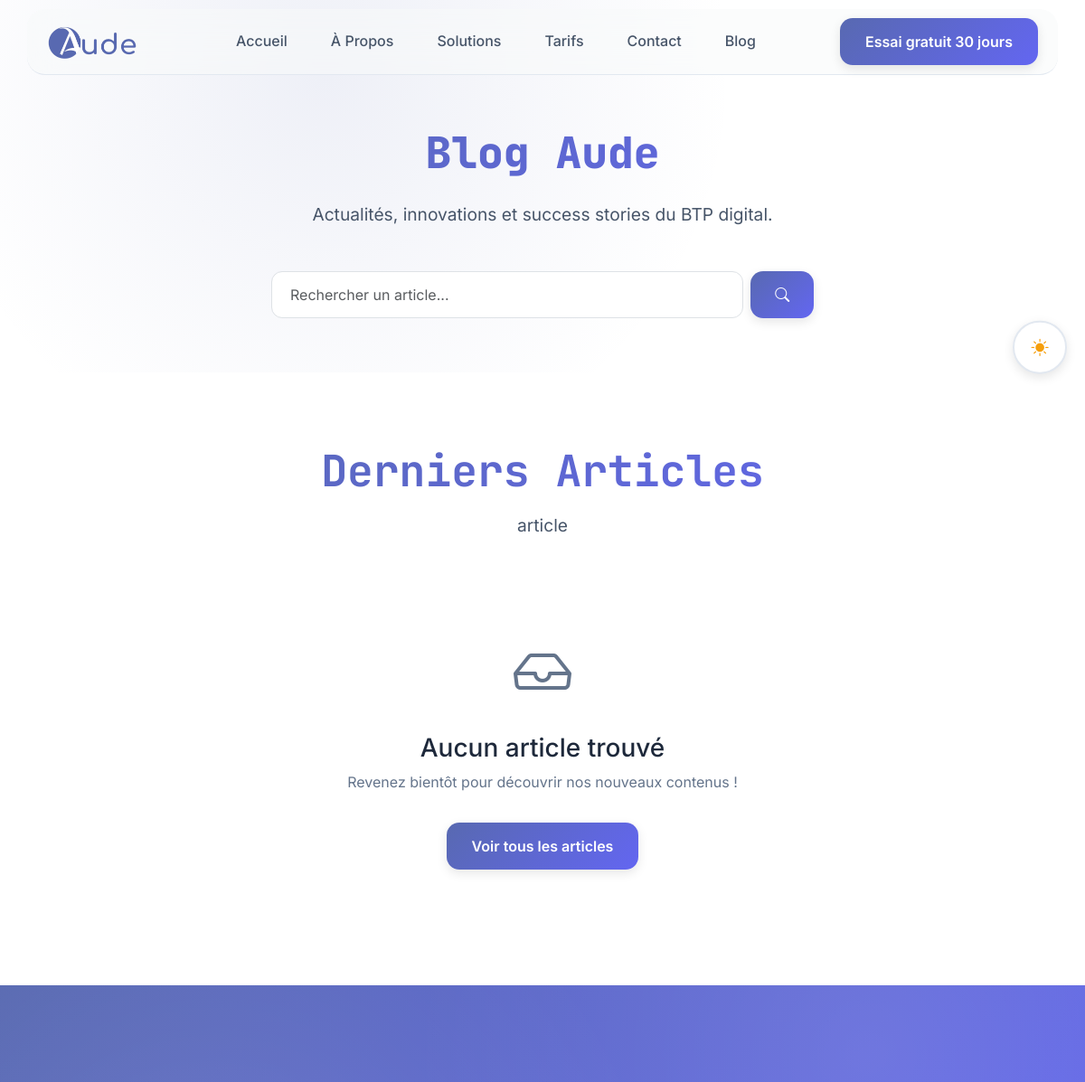
Before: /blog/?categorie=aude (upper part) with the older database file.
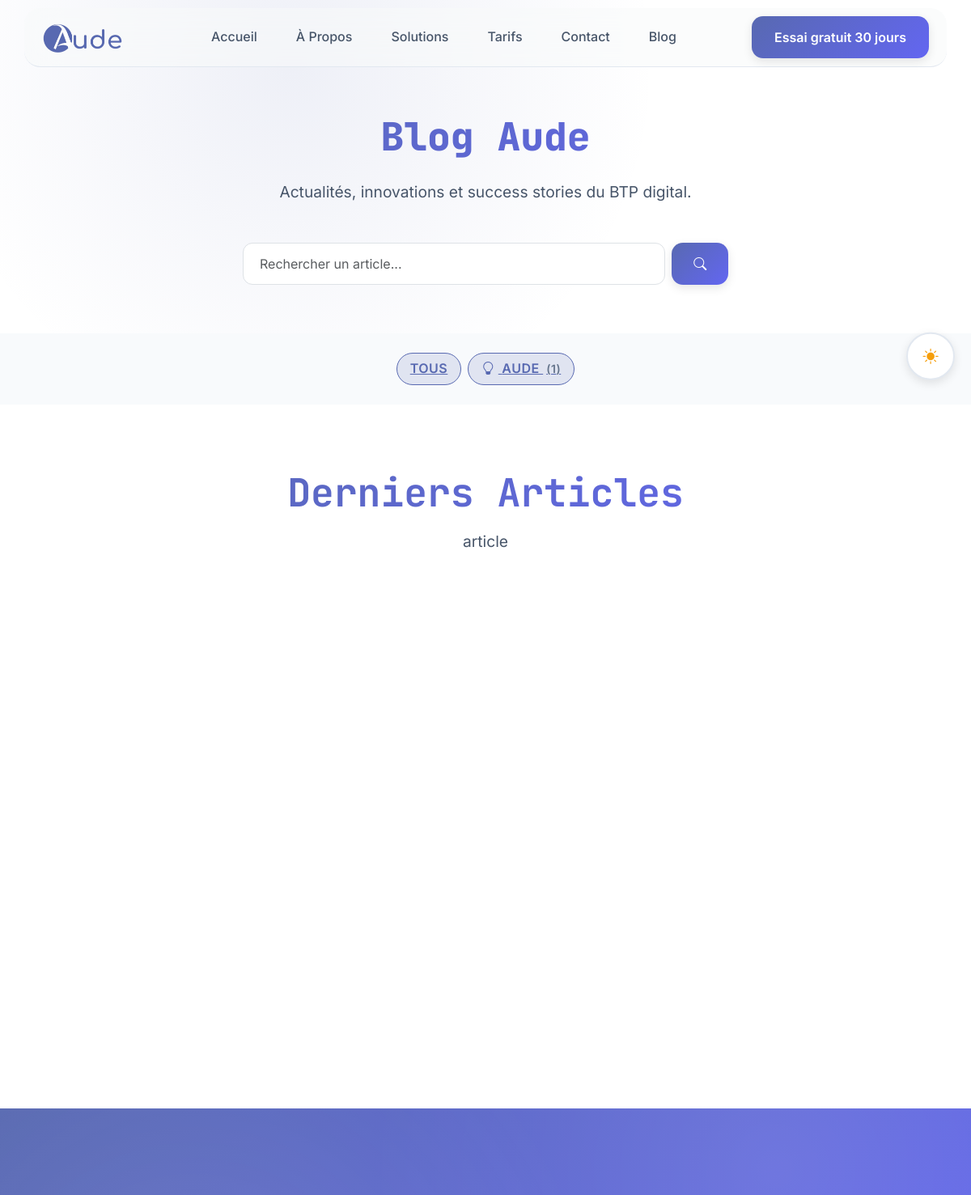
After: the same page with the newer database file.
### blog/models.py (models this page shows, shortened)
class Categorie(models.Model):
    nom = models.CharField(
        max_length=100,
        unique=True,
        verbose_name="Nom de la catégorie"
    )
    slug = models.SlugField(
        max_length=120,
        unique=True,
        blank=True,
        help_text="Généré automatiquement depuis le nom"
    )
    description = models.TextField(
        blank=True,
        help_text="Description courte de la catégorie"
    )
    icone = models.CharField(
        max_length=50,
        blank=True,
        help_text="Classe Bootstrap Icons (ex: bi-lightbulb)"
    )
    ordre = models.IntegerField(
        default=0,
        help_text="Ordre d'affichage (plus petit = premier)"
    )
    date_creation = models.DateTimeField(auto_now_add=True)
    date_modification = models.DateTimeField(auto_now=True)
    class Meta:
        verbose_name = "Catégorie"
        verbose_name_plural = "Catégories"
        ordering = ['ordre', 'nom']

### blog/views.py (the view)
# urls.py: path('', views.ArticleListView.as_view(), name='article_list'),
class ArticleListView(ListView):
    model = Article
    template_name = 'article_list.html'
    context_object_name = 'articles'
    paginate_by = 9  # 3 colonnes x 3 lignes
    def get_queryset(self):
        queryset = Article.objects.filter(
            statut='publie',
            date_publication__lte=timezone.now()
        ).select_related(
            'categorie',
            'auteur',
            'auteur__user'
        ).prefetch_related(
            'tags'
        )
        categorie_slug = self.request.GET.get('categorie')
        if categorie_slug:
            queryset = queryset.filter(categorie__slug=categorie_slug)
        tag_slug = self.request.GET.get('tag')
        if tag_slug:
            queryset = queryset.filter(tags__slug=tag_slug)
        search_query = self.request.GET.get('q')
        if search_query:
            queryset = queryset.filter(
                Q(titre__icontains=search_query) |
                Q(resume__icontains=search_query) |
                Q(contenu__icontains=search_query)
            )
        return queryset.distinct()
    def get_context_data(self, **kwargs):
        context = super().get_context_data(**kwargs)
        context['categories'] = Categorie.objects.annotate(
            nb_articles=Count('articles', filter=Q(articles__statut='publie'))
        ).filter(nb_articles__gt=0)
        context['tags_populaires'] = Tag.objects.annotate(
            nb_articles=Count('articles', filter=Q(articles__statut='publie'))
        ).filter(nb_articles__gt=0).order_by('-nb_articles')[:10]
        if not any([self.request.GET.get('categorie'),
                   self.request.GET.get('tag'),
                   self.request.GET.get('q')]):
            context['article_vedette'] = Article.objects.filter(
                statut='publie',
                en_vedette=True
            ).select_related('categorie', 'auteur').first()
        context['categorie_active'] = self.request.GET.get('categorie')
        context['tag_actif'] = self.request.GET.get('tag')
        context['recherche'] = self.request.GET.get('q')
        return context

### blog/models.py (called while the page is built)
    def __str__(self):
        return self.user.get_full_name() or self.user.username

    def get_absolute_url(self):
        return reverse('blog:article_detail', kwargs={'slug': self.slug})

### templates/article_list.html (shortened to what this page needs)
{% extends 'base.html' %}
{% load static %}
{% block content %}
<section class="hero" style="padding-top: 140px; padding-bottom: 60px; background: var(--bg-primary);">
    <div class="container">
        <div class="text-center scroll-reveal">
            <h1 class="section-title text-gradient mb-4">Blog Aude</h1>
            <p class="section-subtitle">Actualités, innovations et success stories du BTP digital.</p>
            <div class="mt-4" style="max-width: 600px; margin-left: auto; margin-right: auto;">
                <form method="get" action="{% url 'blog:article_list' %}" class="d-flex gap-2">
                    <input
                        type="search"
                        name="q"
                        class="form-control"
                        placeholder="Rechercher un article..."
                        value="{{ recherche|default:'' }}"
                        style="border-radius: 12px; padding: 12px 20px;"
                    >
                    <button type="submit" class="btn btn-primary-modern">
                        <i class="bi bi-search"></i>
                    </button>
                </form>
            </div>
        </div>
    </div>
</section>
{% if categories %}
<section class="py-4" style="background: var(--bg-secondary);">
    <div class="container">
        <div class="d-flex gap-2 justify-content-center flex-wrap">
            <a href="{% url 'blog:article_list' %}"
               class="badge-modern {% if not categorie_active %}active{% endif %}">
                Tous
            </a>
            {% for categorie in categories %}
            <a href="{% url 'blog:article_list' %}?categorie={{ categorie.slug }}"
               class="badge-modern {% if categorie_active == categorie.slug %}active{% endif %}">
                {% if categorie.icone %}<i class="bi {{ categorie.icone }} me-1"></i>{% endif %}
                {{ categorie.nom }}
                <span class="ms-1 text-muted small">({{ categorie.nb_articles }})</span>
            </a>
            {% endfor %}
        </div>
    </div>
</section>
{% endif %}
<section class="section" id="blog">
    <div class="container">
        <div class="scroll-reveal mb-5">
            <h2 class="section-title text-gradient">
                {% if categorie_obj %}
                    Articles - {{ categorie_obj.nom }}
                {% elif tag_actif %}
                    Articles - #{{ tag_actif }}
                {% elif recherche %}
                    Résultats pour "{{ recherche }}"
                {% else %}
                    Derniers Articles
                {% endif %}
            </h2>
            <p class="section-subtitle">
                {{ articles.paginator.count }} article{{ articles.paginator.count|pluralize }}
            </p>
        </div>
        {% if articles %}
        <div class="row g-4">
            {% for article in articles %}
            <div class="col-lg-4 col-md-6">
            </div>
            {% endfor %}
        </div>
        {% else %}
        <div class="text-center py-5">
            <i class="bi bi-inbox" style="font-size: 4rem; color: var(--text-muted);"></i>
            <h3 class="mt-3">Aucun article trouvé</h3>
            <p class="text-muted">
                {% if recherche %}
                    Aucun résultat pour "{{ recherche }}". Essayez avec d'autres mots-clés.
                {% else %}
                    Revenez bientôt pour découvrir nos nouveaux contenus !
                {% endif %}
            </p>
            {% if categorie_active or tag_actif or recherche %}
            <a href="{% url 'blog:article_list' %}" class="btn btn-primary-modern mt-3">
                <span>Voir tous les articles</span>
            </a>
            {% endif %}
        </div>
        {% endif %}
    </div>
</section>
<section class="section-alt bg-gradient-primary">
    <div class="container">
    </div>
</section>
{% endblock %}

### templates/base.html (shortened to what this page needs)
{% load static %}
<!DOCTYPE html>
<html lang="fr">
<head>
    <link href="https://cdnjs.cloudflare.com/ajax/libs/bootstrap/5.3.0/css/bootstrap.min.css" rel="stylesheet">
    <link href="https://cdnjs.cloudflare.com/ajax/libs/bootstrap-icons/1.11.3/font/bootstrap-icons.min.css" rel="stylesheet">
    <link rel="stylesheet" href="{% static 'css/style.css' %}">
</head>
<body>
    <div class="theme-toggle" onclick="toggleTheme()" title="Changer le thème">
        <i class="bi bi-sun-fill light-icon" id="light-icon"></i>
    </div>
    {%include 'navbar.html'%}
    {%block content%}
    {%endblock%}
</body>
</html>

### templates/navbar.html (shortened to what this page needs)
{% load static %}
    <nav class="container navbar navbar-expand-lg fixed-top" style="top: 10px; border-radius: 20px; padding: 10px; background:rgba(248, 249, 250, 0.56) !important;">
        <div class="container">
            <a class="navbar-brand" href="index.html">
                <img src="{% static 'images/logo.png' %}" style="width:100px" alt="Logo Aude">
            </a>
            <div class="collapse navbar-collapse" id="navbarNav">
                <ul class="navbar-nav mx-auto">
                    <li class="nav-item"><a class="nav-link active" href="{% url 'home' %}">Accueil</a></li>
                    <li class="nav-item"><a class="nav-link" href="{% url 'about' %}">À Propos</a></li>
                    <li class="nav-item"><a class="nav-link" href="{% url 'solutions' %}">Solutions</a></li>
                    <li class="nav-item"><a class="nav-link" href="{% url 'tarifs' %}">Tarifs</a></li>
                    <li class="nav-item"><a class="nav-link" href="{% url 'contact' %}">Contact</a></li>
<li class="nav-item"><a class="nav-link" href="{% url 'blog:article_list' %}">Blog</a></li>                </ul>
                <a href="https://app.aude.ci" target="_blank" class="btn btn-primary-modern d-none d-lg-inline-flex">
                    <span>Essai gratuit 30 jours</span>
                </a>
            </div>
        </div>
    </nav>

Changed rows visible on the page:
added Categorie: nom "AUDE", nb_articles "1"
Other visible differences:
text no longer shown: "Aucun article trouvé Revenez bientôt pour découvrir nos nouveaux contenus ! Voir tous les articles"
text now shown: "TOUS"
